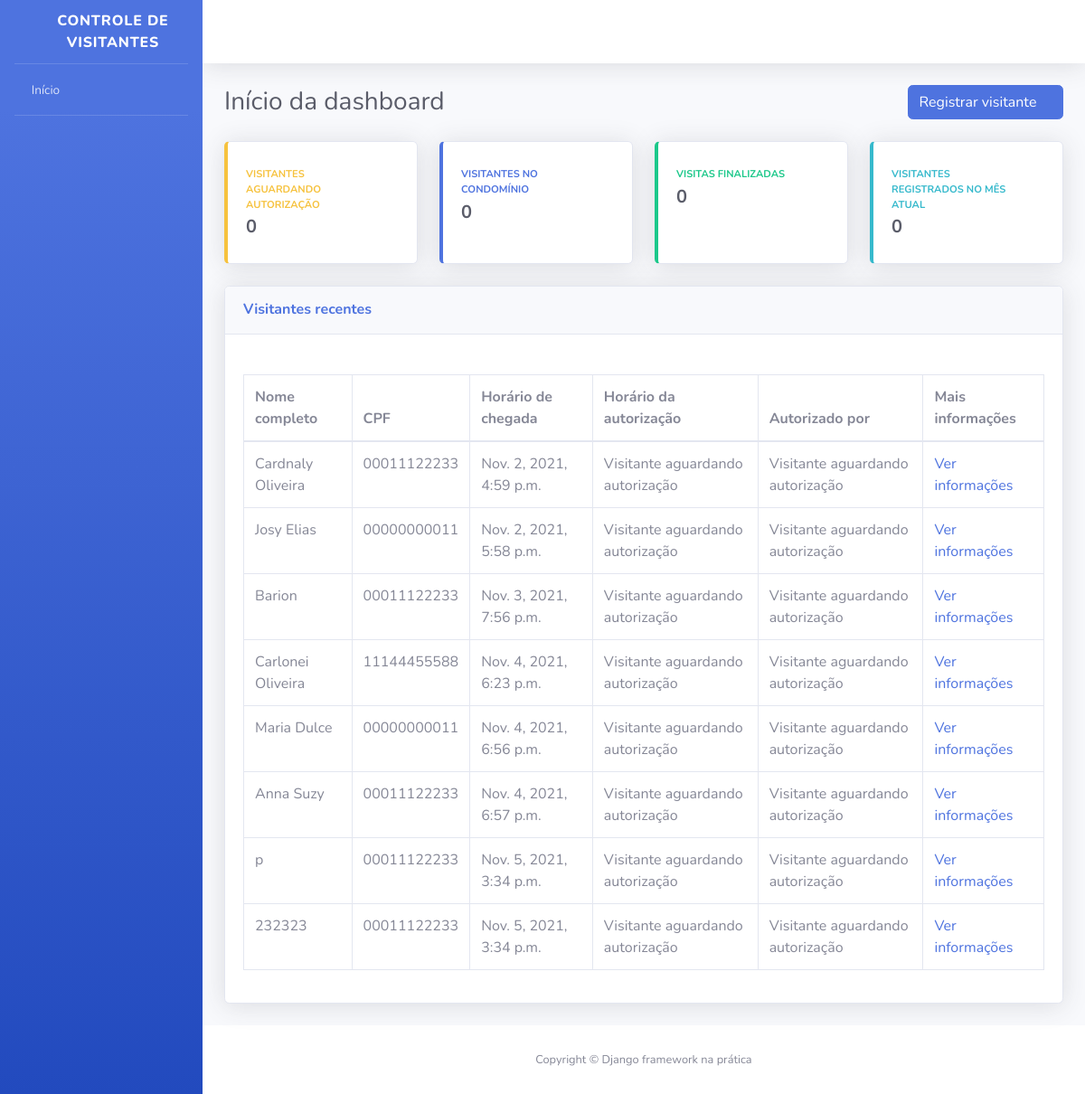
Before: / with the older database file.
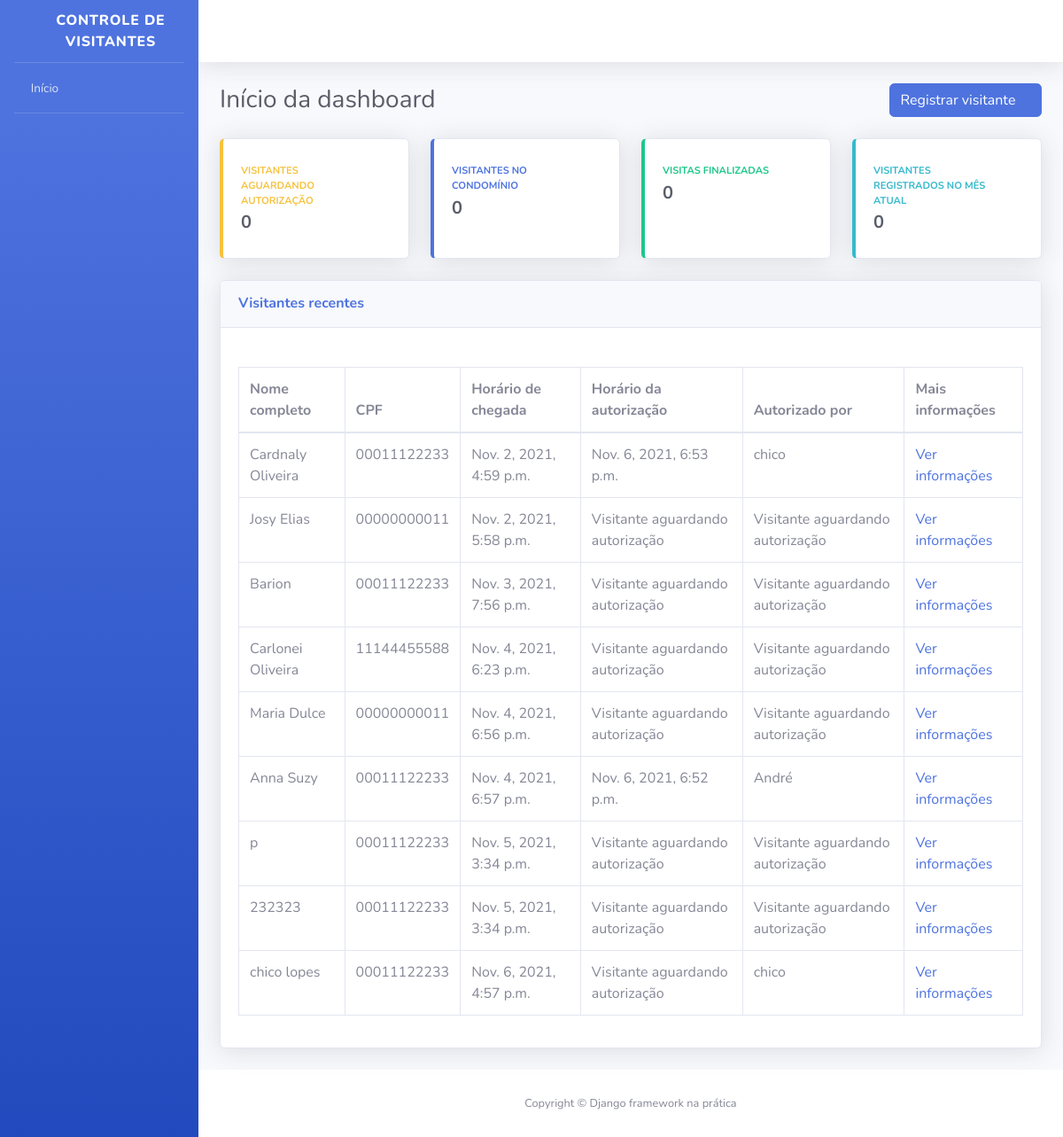
After: the same page with the newer database file.
### visitantes/models.py (models this page shows, shortened)
class Visitante(models.Model):
    STATUS_VISITANTE = [
        ("AGUARDANDO","Aguardando autorização"),
        ("EM_VISITA","Em visita"),
        ("FINALIZADO","Visita finalizada"),
    ]
    status = models.CharField(verbose_name="Status",max_length=10,choices= STATUS_VISITANTE,default="AGUARDANDO")
    nome_completo= models.CharField(verbose_name="Nome completo", max_length=194)
    cpf=models.CharField(verbose_name="CPF",max_length=11)
    data_nascimento=models.DateField(verbose_name="Data de nascimento", auto_now=False, auto_now_add=False)
    numero_casa=models.PositiveIntegerField(verbose_name="Numero da casa a ser visitada")
    placa_veiculo= models.CharField(verbose_name="Placa do veiculo", max_length=7,null= True, blank=True)
    horario_chegada=models.DateTimeField(verbose_name="Horario de chegada na portaria",auto_now_add=True)
    horario_saida= models.DateTimeField(verbose_name="Horario de saida do condominio", auto_now=False, null=True, blank=True)
    horario_autorizacao=models.DateTimeField(verbose_name="Horario de autorização da entrada", auto_now=False, blank=True, null=True)
    morador_responsavel=models.CharField(verbose_name="Nome do morador responsavel por autorizar a entrada", max_length=195, blank=True)
    registrado_por=models.ForeignKey("porteiros.Porteiro",verbose_name= "Porteiro responsavel pelo registro", on_delete= models.PROTECT)
    def get_horario_autorizacao(self):
        if self.horario_autorizacao:
            return self.horario_autorizacao
        return "Visitante aguardando autorização"
    def get_morador_responsavel(self):
        if self.morador_responsavel:
            return self.morador_responsavel
        return "Visitante aguardando autorização"
    class Meta:
        verbose_name= "Visitante"
        verbose_name_plural= "Visitantes"
        db_table= "visitante"

### usuarios/views.py (the view)
# urls.py: path("",index, name="index"),
def index(request):
    todos_visitantes= Visitante.objects.all()
    context= {
        "nome_pagina": "Início da dashboard",
        "todos_visitantes": todos_visitantes,
    }
    return render(request,"index.html", context)

### controle_visitantes/templates/index.html (shortened to what the changed rows need)
{% extends "base.html" %}
{% block conteudo %}
                    <div class="container-fluid">
                        <div class="d-sm-flex align-items-center justify-content-between mb-4">
                            <h1 class="h3 mb-0 text-gray-800">{{ nome_pagina }}</h1>
                        </div>
                        <div class="card shadow mb-4">
                            <div class="card-body">
                                <div class="table-responsive">
                                    <table class="table table-bordered">
                                        <thead>
                                            <th>Nome completo</th>
                                            <th>CPF</th>
                                            <th>Horário de chegada</th>
                                            <th>Horário da autorização</th>
                                            <th>Autorizado por</th>
                                            <th>Mais informações</th>
                                        </thead>
                                        <tbody>
                                            {% for visitante in todos_visitantes %}
                                                <tr>
                                                    <td>{{ visitante.nome_completo }}</td>
                                                    <td>{{ visitante.cpf }}</td>
                                                    <td>{{ visitante.horario_chegada }}</td>
                                                    <td>{{ visitante.get_horario_autorizacao }}</td>
                                                    <td>{{ visitante.get_morador_responsavel }}</td>
                                                    <td>
                                                        <a href="{% url 'informacoes_visitante' id=visitante.id %}">
                                                            Ver informações
                                                        </a>
                                                    </td>
                                                </tr>
                                            {% endfor %}
                                        </tbody>
                                    </table>
                                </div>
                            </div>
                        </div>
                    </div>
{% endblock conteudo %}

Changed rows visible on the page:
changed Visitante "Cardnaly Oliveira": get_horario_autorizacao "Visitante aguardando autorização" → "Nov. 6, 2021, 6:53 p.m."; get_morador_responsavel "Visitante aguardando autorização" → "chico"
changed Visitante "Anna Suzy": get_horario_autorizacao "Visitante aguardando autorização" → "Nov. 6, 2021, 6:52 p.m."; get_morador_responsavel "Visitante aguardando autorização" → "André"
added Visitante: nome_completo "chico lopes", cpf "00011122233", horario_chegada "Nov. 6, 2021, 4:57 p.m.", get_horario_autorizacao "Visitante aguardando autorização", get_morador_responsavel "chico"
